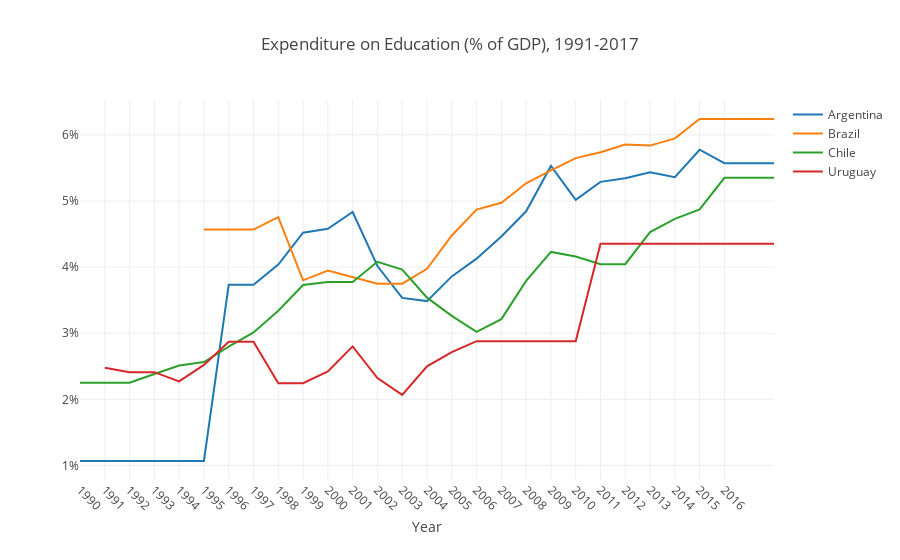

Here is the notebook cell this chart was saved with:
### Code cell
layout = go.Layout( 
    xaxis = go.layout.XAxis(
        tickmode='array',
        tickvals=np.arange(1990, 2017, step=1),
        tickangle=45,
        title='Year',
    ),
    yaxis = go.layout.YAxis(
        autorange=True,
        ticksuffix='%'
    ),
    title='Expenditure on Education (% of GDP), 1991-2017'
)

fig = go.Figure(
    layout=layout
)
        
for country in education_by_country_selected['Country Name'].unique():
    ext_pov_region = education_by_country_selected[education_by_country_selected['Country Name'] == country]
    x = ext_pov_region['Year']
    y = ext_pov_region['Expenditure on Education (% of GDP)'].fillna(method='ffill')
    fig.add_scatter(x=x, y=y, name=country, mode='lines')
    
py(fig, filename='gdp-edu-line')

### Figure 1 — Plotly figure (JSON) as saved in the notebook; plotly's stock layout.template omitted (floating-point values rounded to 4 significant figures)
{"data": [{"mode": "lines", "name": "Argentina", "type": "scatter", "uid": "141964bf-3ee9-4aa6-9ac0-3fbb5971a602", "x": ["1990", "1991", "1992", "1993", "1994", "1995", "1996", "1997", "1998", "1999", "2000", "2001", "2002", "2003", "2004", "2005", "2006", "2007", "2008", "2009", "2010", "2011", "2012", "2013", "2014", "2015", "2016", "2017", "2018"], "y": [1.067, 1.067, 1.067, 1.067, 1.067, 1.067, 3.732, 3.732, 4.04, 4.522, 4.58, 4.834, 4.017, 3.535, 3.487, 3.86, 4.128, 4.463, 4.844, 5.531, 5.02, 5.291, 5.346, 5.437, 5.361, 5.776, 5.572, 5.572, 5.572]}, {"mode": "lines", "name": "Brazil", "type": "scatter", "uid": "5e3e2566-1d4a-4c96-96f8-7f9fa9cdde4a", "x": ["1990", "1991", "1992", "1993", "1994", "1995", "1996", "1997", "1998", "1999", "2000", "2001", "2002", "2003", "2004", "2005", "2006", "2007", "2008", "2009", "2010", "2011", "2012", "2013", "2014", "2015", "2016", "2017", "2018"], "y": [null, null, null, null, null, 4.568, 4.568, 4.568, 4.757, 3.801, 3.949, 3.845, 3.75, 3.75, 3.974, 4.479, 4.871, 4.974, 5.269, 5.464, 5.649, 5.737, 5.855, 5.839, 5.948, 6.241, 6.241, 6.241, 6.241]}, {"mode": "lines", "name": "Chile", "type": "scatter", "uid": "429018bb-81d6-43d3-95e8-459a2d9e33ba", "x": ["1990", "1991", "1992", "1993", "1994", "1995", "1996", "1997", "1998", "1999", "2000", "2001", "2002", "2003", "2004", "2005", "2006", "2007", "2008", "2009", "2010", "2011", "2012", "2013", "2014", "2015", "2016", "2017", "2018"], "y": [2.25, 2.25, 2.25, 2.384, 2.512, 2.565, 2.796, 3.012, 3.34, 3.729, 3.776, 3.776, 4.081, 3.963, 3.538, 3.263, 3.022, 3.214, 3.792, 4.231, 4.162, 4.045, 4.045, 4.529, 4.73, 4.874, 5.351, 5.351, 5.351]}, {"mode": "lines", "name": "Uruguay", "type": "scatter", "uid": "bc70522d-16ff-47ae-8830-dc864fee5ca1", "x": ["1990", "1991", "1992", "1993", "1994", "1995", "1996", "1997", "1998", "1999", "2000", "2001", "2002", "2003", "2004", "2005", "2006", "2007", "2008", "2009", "2010", "2011", "2012", "2013", "2014", "2015", "2016", "2017", "2018"], "y": [null, 2.479, 2.412, 2.412, 2.272, 2.521, 2.87, 2.87, 2.243, 2.243, 2.423, 2.801, 2.322, 2.068, 2.5, 2.715, 2.88, 2.88, 2.88, 2.88, 2.88, 4.355, 4.355, 4.355, 4.355, 4.355, 4.355, 4.355, 4.355]}], "layout": {"title": {"text": "Expenditure on Education (% of GDP), 1991-2017"}, "xaxis": {"tickangle": 45, "tickmode": "array", "tickvals": [1990, 1991, 1992, 1993, 1994, 1995, 1996, 1997, 1998, 1999, 2000, 2001, 2002, 2003, 2004, 2005, 2006, 2007, 2008, 2009, 2010, 2011, 2012, 2013, 2014, 2015, 2016], "title": {"text": "Year"}}, "yaxis": {"autorange": true, "ticksuffix": "%"}}}
